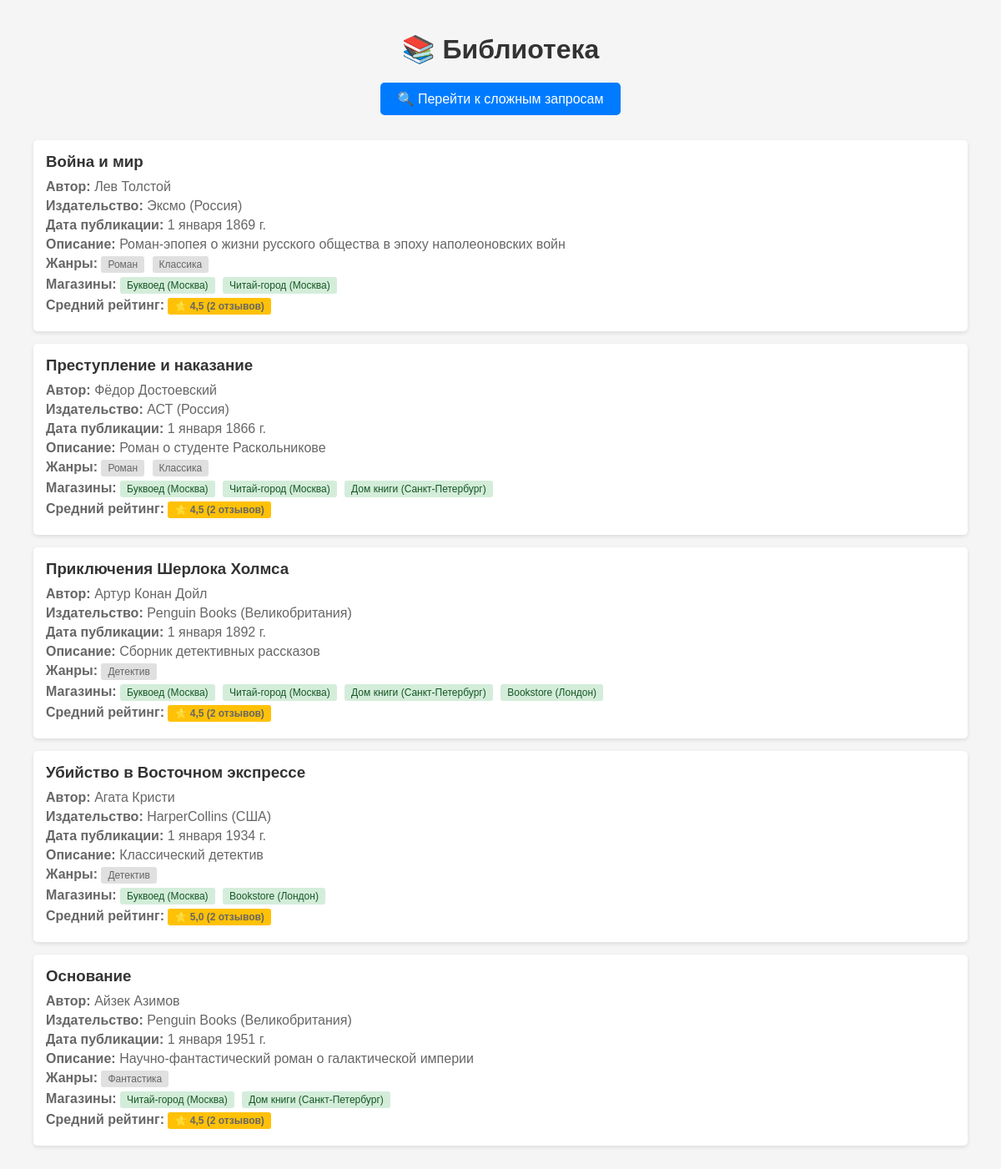
The page / on the database its author committed.
### books/models.py (models this page shows, shortened)
class Book(models.Model):
    title = models.CharField(max_length=200)
    author = models.ForeignKey(Author, on_delete=models.CASCADE, related_name='books')
    published_date = models.DateField()
    description = models.TextField(blank=True)
    genre = models.ManyToManyField(Genre, related_name='books', blank=True)
    publisher = models.ForeignKey(
        Publisher,
        on_delete=models.SET_NULL,
        null=True,
        blank=True,
        related_name='books',
        verbose_name="Издательство"
    )
    stores = models.ManyToManyField(
        Store,
        related_name='books',
        blank=True,
        verbose_name="Магазины"
    )

class Author(models.Model):
    name = models.CharField(max_length=100)
    bio = models.TextField(blank=True)

class Publisher(models.Model):
    name = models.CharField(max_length=200, verbose_name="Название издательства")
    country = models.CharField(max_length=100, verbose_name="Страна")
    class Meta:
        verbose_name = "Издательство"
        verbose_name_plural = "Издательства"

class Genre(models.Model):
    name = models.CharField(max_length=100)
    description = models.TextField(blank=True)

class Store(models.Model):
    name = models.CharField(max_length=200, verbose_name="Название магазина")
    city = models.CharField(max_length=100, verbose_name="Город")
    class Meta:
        verbose_name = "Магазин"
        verbose_name_plural = "Магазины"

### books/views.py (the view)
# urls.py: path('', views.books_list, name='books_list'),
def books_list(request):
    books = Book.objects.select_related('author', 'publisher').prefetch_related('genre', 'stores', 'reviews').annotate(
        avg_rating=Avg('reviews__rating'),
        reviews_count=Count('reviews')
    )
    return render(request, 'books/books_list.html', {'books': books})

### templates/books/books_list.html (shortened to what this page needs)
<!DOCTYPE html>
<html lang="ru">
<head>
</head>
<body>
    <h1>📚 Библиотека</h1>
    <div class="nav-button">
        <a href="/search/" class="btn">🔍 Перейти к сложным запросам</a>
    </div>
    {% for book in books %}
        <div class="book">
            <h3>{{ book.title }}</h3>
            <p><strong>Автор:</strong> {{ book.author.name }}</p>
            <p><strong>Издательство:</strong> {{ book.publisher.name|default:"Не указано" }} ({{ book.publisher.country|default:"-" }})</p>
            <p><strong>Дата публикации:</strong> {{ book.published_date }}</p>
            <p><strong>Описание:</strong> {{ book.description|default:"Нет описания" }}</p>
            <p><strong>Жанры:</strong>
                {% for genre in book.genre.all %}
                    <span class="genre">{{ genre.name }}</span>
                {% empty %}
                    <span>Жанры не указаны</span>
                {% endfor %}
            </p>
            <p><strong>Магазины:</strong>
                {% for store in book.stores.all %}
                    <span class="store">{{ store.name }} ({{ store.city }})</span>
                {% empty %}
                    <span>Не продаётся</span>
                {% endfor %}
            </p>
            <p><strong>Средний рейтинг:</strong>
                {% if book.reviews_count > 0 %}
                    <span class="rating">⭐ {{ book.avg_rating|floatformat:1 }} ({{ book.reviews_count }} отзывов)</span>
                {% else %}
                    <span>Нет отзывов</span>
                {% endif %}
            </p>
        </div>
    {% empty %}
        <p>Книг пока нет.</p>
    {% endfor %}
</body>
</html>

### templates/books/books_list.html (style rules this page uses)
body { font-family: Arial, sans-serif; margin: 40px; background-color: #f5f5f5; }
h1 { color: #333; text-align: center; }
.nav-button { text-align: center; margin-bottom: 30px; }
.btn { display: inline-block; padding: 10px 20px; background: #007bff; color: white; text-decoration: none; border-radius: 5px; font-size: 16px; transition: background 0.3s; }
.book { background: white; padding: 15px; margin-bottom: 15px; border-radius: 5px; box-shadow: 0 2px 5px rgba(0,0,0,0.1); }
.book h3 { margin: 0 0 10px 0; color: #333; }
.book p { margin: 5px 0; color: #666; }
.genre { display: inline-block; background: #e0e0e0; padding: 3px 8px; border-radius: 3px; font-size: 12px; margin-right: 5px; }
.store { display: inline-block; background: #d4edda; color: #155724; padding: 3px 8px; border-radius: 3px; font-size: 12px; margin-right: 5px; }
.rating { display: inline-block; background: #ffc107; padding: 3px 8px; border-radius: 3px; font-size: 12px; font-weight: bold; }

### rows shown on the page
Book: title "Война и мир", author.name "Лев Толстой", publisher.name "Эксмо", publisher.country "Россия", published_date "1 января 1869 г.", description "Роман-эпопея о жизни русского общества в эпоху наполеоновских войн", avg_rating "4,5", reviews_count "2"
Genre: name "Роман"
Genre: name "Классика"
Store: name "Буквоед", city "Москва"
Store: name "Читай-город", city "Москва"
Book: title "Преступление и наказание", author.name "Фёдор Достоевский", publisher.name "АСТ", publisher.country "Россия", published_date "1 января 1866 г.", description "Роман о студенте Раскольникове", avg_rating "4,5", reviews_count "2"
Store: name "Дом книги", city "Санкт-Петербург"
Book: title "Приключения Шерлока Холмса", author.name "Артур Конан Дойл", publisher.name "Penguin Books", publisher.country "Великобритания", published_date "1 января 1892 г.", description "Сборник детективных рассказов", avg_rating "4,5", reviews_count "2"
Genre: name "Детектив"
Store: name "Bookstore", city "Лондон"
Book: title "Убийство в Восточном экспрессе", author.name "Агата Кристи", publisher.name "HarperCollins", publisher.country "США", published_date "1 января 1934 г.", description "Классический детектив", avg_rating "5,0", reviews_count "2"
Book: title "Основание", author.name "Айзек Азимов", publisher.name "Penguin Books", publisher.country "Великобритания", published_date "1 января 1951 г.", description "Научно-фантастический роман о галактической империи", avg_rating "4,5", reviews_count "2"
Genre: name "Фантастика"
